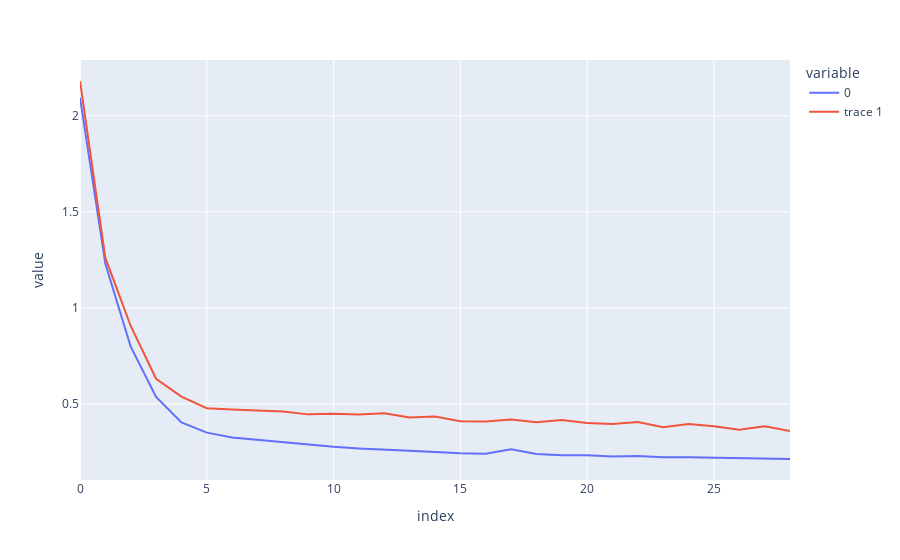

Notebook source saved alongside this figure:
### Code cell
fig = px.line(trainLoss)
fig.add_trace(go.Scatter(y=valLoss, mode="lines"))
fig.show()

### Figure 1 — Plotly figure (JSON) as saved in the notebook; plotly's stock layout.template omitted (floating-point values rounded to 4 significant figures)
{"data": [{"hovertemplate": "variable=0<br>index=%{x}<br>value=%{y}<extra></extra>", "legendgroup": "0", "line": {"color": "#636efa", "dash": "solid"}, "marker": {"symbol": "circle"}, "mode": "lines", "name": "0", "orientation": "v", "showlegend": true, "type": "scatter", "x": [0, 1, 2, 3, 4, 5, 6, 7, 8, 9, 10, 11, 12, 13, 14, 15, 16, 17, 18, 19, 20, 21, 22, 23, 24, 25, 26, 27, 28], "xaxis": "x", "y": [2.095, 1.229, 0.7973, 0.535, 0.4023, 0.3495, 0.3239, 0.312, 0.3011, 0.2866, 0.2764, 0.2674, 0.2595, 0.2552, 0.2488, 0.2418, 0.2396, 0.2628, 0.2382, 0.2316, 0.2313, 0.2256, 0.2277, 0.2213, 0.222, 0.2188, 0.218, 0.2144, 0.2122], "yaxis": "y"}, {"mode": "lines", "type": "scatter", "y": [2.181, 1.26, 0.9051, 0.6303, 0.5375, 0.4768, 0.4706, 0.4643, 0.46, 0.4447, 0.4473, 0.4437, 0.45, 0.4281, 0.4337, 0.4087, 0.4081, 0.4179, 0.4036, 0.4159, 0.4002, 0.3948, 0.4047, 0.3783, 0.3943, 0.3833, 0.3648, 0.3825, 0.3576]}], "layout": {"legend": {"title": {"text": "variable"}, "tracegroupgap": 0}, "margin": {"t": 60}, "xaxis": {"anchor": "y", "domain": [0, 1], "title": {"text": "index"}}, "yaxis": {"anchor": "x", "domain": [0, 1], "title": {"text": "value"}}}}
